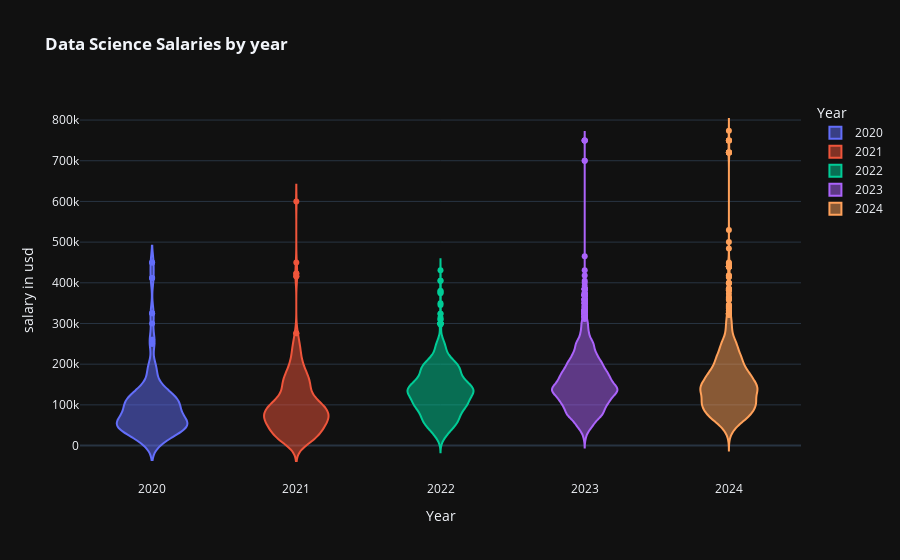

Notebook code for this chart:
### Code cell
px.violin(combined_df,
          x='work_year',
          y='salary_in_usd',
          color='work_year',
          labels={'work_year':'Year','salary_in_usd':'salary in usd'},
          template='plotly_dark',
          title='<b>Data Science Salaries by year')

### Figure 1 — Plotly figure (JSON) as saved in the notebook; plotly's stock layout.template omitted (floating-point values rounded to 4 significant figures; data arrays with more than 128 entries replaced by an {"elided": "..."} marker saying what was removed)
{"data": [{"alignmentgroup": "True", "box": {"visible": false}, "hovertemplate": "Year=%{x}<br>salary in usd=%{y}<extra></extra>", "legendgroup": "2020", "marker": {"color": "#636efa"}, "name": "2020", "offsetgroup": "2020", "orientation": "v", "scalegroup": "True", "showlegend": true, "type": "violin", "x": {"elided": "147 int values"}, "x0": " ", "xaxis": "x", "y": {"elided": "147 int values"}, "y0": " ", "yaxis": "y"}, {"alignmentgroup": "True", "box": {"visible": false}, "hovertemplate": "Year=%{x}<br>salary in usd=%{y}<extra></extra>", "legendgroup": "2021", "marker": {"color": "#EF553B"}, "name": "2021", "offsetgroup": "2021", "orientation": "v", "scalegroup": "True", "showlegend": true, "type": "violin", "x": {"elided": "435 int values"}, "x0": " ", "xaxis": "x", "y": {"elided": "435 int values"}, "y0": " ", "yaxis": "y"}, {"alignmentgroup": "True", "box": {"visible": false}, "hovertemplate": "Year=%{x}<br>salary in usd=%{y}<extra></extra>", "legendgroup": "2022", "marker": {"color": "#00cc96"}, "name": "2022", "offsetgroup": "2022", "orientation": "v", "scalegroup": "True", "showlegend": true, "type": "violin", "x": {"elided": "1970 int values"}, "x0": " ", "xaxis": "x", "y": {"elided": "1970 int values"}, "y0": " ", "yaxis": "y"}, {"alignmentgroup": "True", "box": {"visible": false}, "hovertemplate": "Year=%{x}<br>salary in usd=%{y}<extra></extra>", "legendgroup": "2023", "marker": {"color": "#ab63fa"}, "name": "2023", "offsetgroup": "2023", "orientation": "v", "scalegroup": "True", "showlegend": true, "type": "violin", "x": {"elided": "8516 int values"}, "x0": " ", "xaxis": "x", "y": {"elided": "8516 int values"}, "y0": " ", "yaxis": "y"}, {"alignmentgroup": "True", "box": {"visible": false}, "hovertemplate": "Year=%{x}<br>salary in usd=%{y}<extra></extra>", "legendgroup": "2024", "marker": {"color": "#FFA15A"}, "name": "2024", "offsetgroup": "2024", "orientation": "v", "scalegroup": "True", "showlegend": true, "type": "violin", "x": {"elided": "2521 int values"}, "x0": " ", "xaxis": "x", "y": {"elided": "2521 int values"}, "y0": " ", "yaxis": "y"}], "layout": {"autosize": true, "legend": {"title": {"text": "Year"}, "tracegroupgap": 0}, "title": {"text": "<b>Data Science Salaries by year"}, "violinmode": "overlay", "xaxis": {"anchor": "y", "autorange": true, "categoryarray": [2020, 2021, 2022, 2023, 2024], "categoryorder": "array", "domain": [0, 1], "range": [2020.0, 2024.0], "title": {"text": "Year"}, "type": "linear"}, "yaxis": {"anchor": "x", "autorange": true, "domain": [0, 1], "range": [-84690.0, 849300.0], "title": {"text": "salary in usd"}, "type": "linear"}}}
